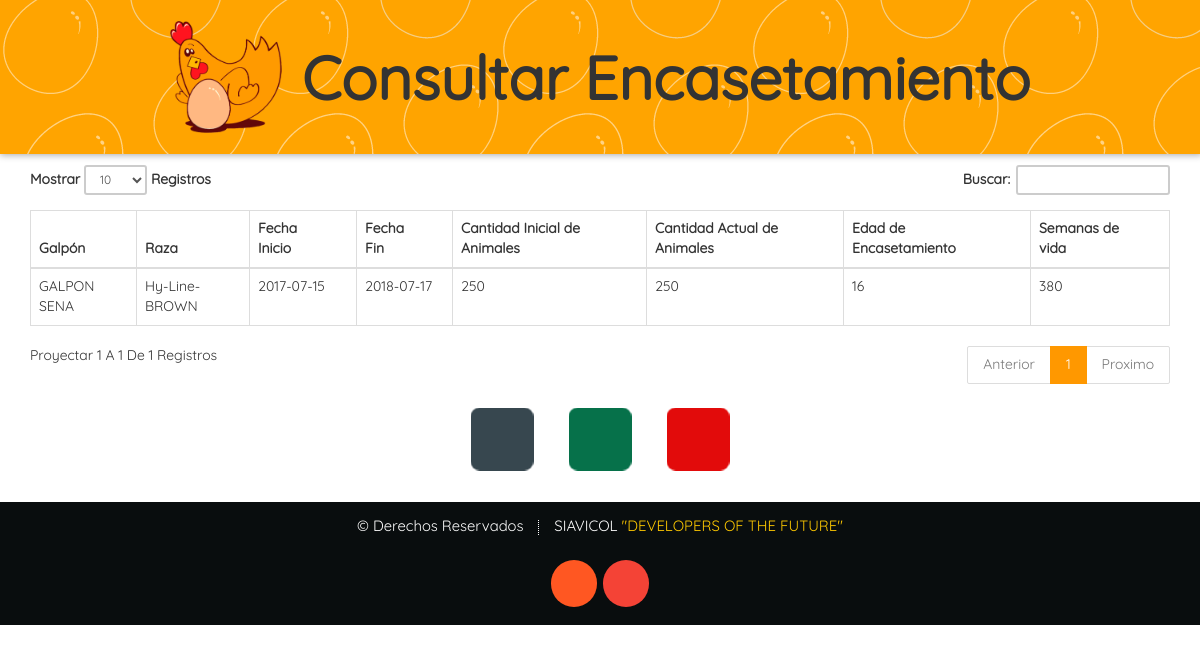
Page /Paginas/Administrador/Consultar/Cons_Encasetamiento.php (signed in) on the committed database.
### tables this page shows
CREATE TABLE `encasetamiento` (
  `idEncasetamiento` bigint(20) NOT NULL AUTO_INCREMENT,
  `idGalpon` bigint(20) NOT NULL,
  `IdManual` bigint(20) NOT NULL,
  `FechaInicio` date NOT NULL,
  `FechaFin` date NOT NULL,
  `Cantidad` int(11) NOT NULL,
  `NumeroSemanaVida` int(11) NOT NULL,
  PRIMARY KEY (`idEncasetamiento`),
  KEY `idGalpon` (`idGalpon`),
  KEY `idraza` (`IdManual`),
  CONSTRAINT `encasetamiento_ibfk_1` FOREIGN KEY (`idGalpon`) REFERENCES `galpon` (`idGalpon`) ON DELETE CASCADE
);

CREATE TABLE `galpon` (
  `idGalpon` bigint(11) NOT NULL AUTO_INCREMENT,
  `NombreGalpon` varchar(30) NOT NULL,
  `ExtensionGalpon` int(11) NOT NULL,
  `CantidadAnimales` int(11) NOT NULL,
  `Estado` varchar(10) NOT NULL,
  PRIMARY KEY (`idGalpon`)
);

CREATE TABLE `manuales` (
  `IdManual` bigint(20) NOT NULL AUTO_INCREMENT,
  `NombreManual` varchar(50) NOT NULL,
  PRIMARY KEY (`IdManual`)
);

### Paginas/Administrador/Consultar/Cons_Encasetamiento.php (the view, shortened to what this page needs)
<?php
if (isset($_SESSION['ADMINISTRADOR']))
{
?>
<!DOCTYPE html>
<html lang="en">
<head>
	<link rel="stylesheet" type="text/css" href="../../../assets/css/icons.css" />
	<link rel="stylesheet" type="text/css" href="../../../assets/css/component.css" />
	<link rel="stylesheet" type="text/css" href="../../../assets/css/bootstrap.min.css"/>
</head>
<body>
  <div class="container-s">
	<div class="mp-pusher" id="mp-pusher">
	  <div class="scroller">
        <div class="scroller-inner">
          <div class="block block-40 ">
            <a href="#" id="trigger" class="menu-trigger icon_m icon-reorder-option"></a>
              <div class="banner_contenido">
                <img class="logo_siavicol" src="../../../assets/img/Logo_Siavicol.png" alt="">
                <h1 class="banner_h1">Consultar Encasetamiento</h1>
              </div>
          </div>
		    <div class="container">
              <table class="table table-hover table-bordered" id="sampleTable">
              	<thead>
                  <tr>
                    <th>Galpón</th>
                    <th>Raza</th>
                    <th>Fecha Inicio</th>
                    <th>Fecha Fin</th>
                    <th>Cantidad Inicial de Animales</th>
                    <th>Cantidad Actual de Animales</th>
                    <th>Edad de Encasetamiento</th>
                    <th>Semanas de vida</th>
                  </tr>
              	</thead>
                  <?php
					$local="localhost";
					$usuario="root";
					$contra="";
					$bd="siavicol";
					$conexion=mysqli_connect($local,$usuario,$contra,$bd);
					$busqueda="SELECT encasetamiento.idEncasetamiento,  galpon.NombreGalpon, manuales.NombreManual, `FechaInicio`, `FechaFin`, `Cantidad`, `NumeroSemanaVida`,DATEDIFF(DATE_FORMAT(NOW(),'%Y-%m-%d'),FechaInicio) as fecha_actual FROM `encasetamiento` inner join manuales on encasetamiento.IdManual=manuales.IdManual inner join galpon ON galpon.idGalpon=encasetamiento.idGalpon";
					$query=mysqli_query($conexion,$busqueda);
					while ($fila=mysqli_fetch_row($query)){
						$id_encasetamiento=$fila[0];
$busqueda1="SELECT SUM(`NumeroAves`) FROM mortalidad WHERE idEncasetamiento=$id_encasetamiento";
					$query1=mysqli_query($conexion,$busqueda1);
$fila1=mysqli_fetch_row($query1);
if ($fila1>0) {
	$cantidad_actual=$fila[5]-$fila1[0];
}else{
	$cantidad_actual=$fila[5];
	}
	$fila[7]=round(($fila[7]/7)+$fila[6]);
						echo "<tr> ";
						echo "<td>$fila[1]  </td>";
						echo "<td>$fila[2]  </td>";
						echo "<td>$fila[3]  </td>";
						echo "<td>$fila[4] </td>";
						echo "<td>$fila[5] </td>";
						echo "<td>$cantidad_actual</td>
								<td>$fila[6]</td>
								<td>$fila[7]</td>
						</tr>";
						}
 					?>
              </table>
            </div>
		  <div class="box">
			<a class="button button--Registrar" href="../Registrar/Reg_Encasetamiento.php" ><i class="button__icons icon_b icon-reply-arrow"></i><span>Guardar</span></a>
			<a class="button button--Excel" target="_blank" href="../Exportar/Exportar_Excel/Expor-Excel_Encasetamiento.php"><i class="button__icons icon_b icon-xls"></i><span>Exportar Excel</span></a>
			<a class="button button--PDF" target="_blank" href="../Exportar/Exportar_PDF/Expor-PDF_Encasetamiento.php"><i class="button__icons icon_b icon-pdf"></i><span>Exportar PDF</span></a>
		  </div>
		  <footer id="footer">
			<ul class="copyright">
			  <li class="copyright_li">&copy; Derechos Reservados</li><li class="copyright_li">SIAVICOL <a class="copyright_a" target="_blank" href="../Ayuda/Desarrolladores.php">"DEVELOPERS OF THE FUTURE"</a></li>
			</ul>
			<div class="icons footer_ul">
			  <a target="_blank" href="https://siavicol.blogspot.com.co" class="footer_li icons circle-footer icon-blogger"><span class="label">Blogger</span></a>
			  <a target="_blank" href="https://plus.google.com/u/0/115246479691012654876" class="footer_li icons circle-footer icon-google-plus"><span class="label">Google+</span></a>
			</div>
		  </footer>
	    </div>
	  </div>
	</div>
  </div>
<?php
}
	else
{
	echo "<script type='text/javascript'>alert('Acceso Denegado');location='../../../index.php?Acceso Denegado'</script>";
}
?>
</body>
</html>

### rows in the picture
encasetamiento: idGalpon.NombreGalpon "GALPON SENA", IdManual.NombreManual "Hy-Line-BROWN", FechaInicio "2017-07-15", FechaFin "2018-07-17", Cantidad "250", NumeroSemanaVida "16", fila "380"
